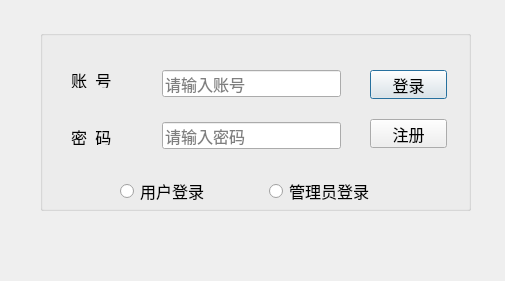
<?xml version="1.0" encoding="UTF-8"?>
<ui version="4.0">
 <class>Dialog</class>
 <widget class="QDialog" name="Dialog">
  <property name="geometry">
   <rect>
    <x>0</x>
    <y>0</y>
    <width>505</width>
    <height>281</height>
   </rect>
  </property>
  <property name="windowTitle">
   <string>聊城市鲁昌保安服务有限公司信息管理系统</string>
  </property>
  <widget class="QGroupBox" name="groupBox">
   <property name="geometry">
    <rect>
     <x>40</x>
     <y>30</y>
     <width>431</width>
     <height>181</height>
    </rect>
   </property>
   <property name="title">
    <string/>
   </property>
   <widget class="QWidget" name="layoutWidget">
    <property name="geometry">
     <rect>
      <x>31</x>
      <y>41</y>
      <width>66</width>
      <height>74</height>
     </rect>
    </property>
    <layout class="QVBoxLayout" name="verticalLayout">
     <property name="spacing">
      <number>40</number>
     </property>
     <item>
      <widget class="QLabel" name="label">
       <property name="font">
        <font>
         <family>楷体</family>
         <pointsize>12</pointsize>
        </font>
       </property>
       <property name="text">
        <string>账  号</string>
       </property>
      </widget>
     </item>
     <item>
      <widget class="QLabel" name="label_2">
       <property name="font">
        <font>
         <family>楷体</family>
         <pointsize>12</pointsize>
        </font>
       </property>
       <property name="layoutDirection">
        <enum>Qt::LeftToRight</enum>
       </property>
       <property name="text">
        <string>密  码</string>
       </property>
      </widget>
     </item>
    </layout>
   </widget>
   <widget class="QWidget" name="layoutWidget">
    <property name="geometry">
     <rect>
      <x>110</x>
      <y>40</y>
      <width>191</width>
      <height>79</height>
     </rect>
    </property>
    <layout class="QVBoxLayout" name="verticalLayout_2">
     <property name="spacing">
      <number>25</number>
     </property>
     <property name="leftMargin">
      <number>12</number>
     </property>
     <item>
      <widget class="QLineEdit" name="lineEdit">
       <property name="font">
        <font>
         <family>Times New Roman</family>
         <pointsize>12</pointsize>
        </font>
       </property>
       <property name="placeholderText">
        <string>请输入账号</string>
       </property>
      </widget>
     </item>
     <item>
      <widget class="QLineEdit" name="lineEdit_3">
       <property name="font">
        <font>
         <family>Agency FB</family>
         <pointsize>12</pointsize>
        </font>
       </property>
       <property name="toolTip">
        <string>请输入密码</string>
       </property>
       <property name="echoMode">
        <enum>QLineEdit::Password</enum>
       </property>
       <property name="placeholderText">
        <string>请输入密码</string>
       </property>
      </widget>
     </item>
    </layout>
   </widget>
   <widget class="QWidget" name="layoutWidget">
    <property name="geometry">
     <rect>
      <x>330</x>
      <y>40</y>
      <width>77</width>
      <height>78</height>
     </rect>
    </property>
    <layout class="QVBoxLayout" name="verticalLayout_3">
     <property name="spacing">
      <number>20</number>
     </property>
     <item>
      <widget class="QPushButton" name="pushButton">
       <property name="font">
        <font>
         <family>楷体</family>
         <pointsize>12</pointsize>
        </font>
       </property>
       <property name="text">
        <string>登录</string>
       </property>
      </widget>
     </item>
     <item>
      <widget class="QPushButton" name="pushButton_2">
       <property name="font">
        <font>
         <family>楷体</family>
         <pointsize>12</pointsize>
        </font>
       </property>
       <property name="text">
        <string>注册</string>
       </property>
      </widget>
     </item>
    </layout>
   </widget>
   <widget class="QWidget" name="layoutWidget">
    <property name="geometry">
     <rect>
      <x>80</x>
      <y>150</y>
      <width>252</width>
      <height>22</height>
     </rect>
    </property>
    <layout class="QHBoxLayout" name="horizontalLayout">
     <property name="spacing">
      <number>60</number>
     </property>
     <item>
      <widget class="QRadioButton" name="radioButton">
       <property name="font">
        <font>
         <family>楷体</family>
         <pointsize>12</pointsize>
        </font>
       </property>
       <property name="text">
        <string>用户登录</string>
       </property>
      </widget>
     </item>
     <item>
      <widget class="QRadioButton" name="radioButton_2">
       <property name="font">
        <font>
         <family>楷体</family>
         <pointsize>12</pointsize>
        </font>
       </property>
       <property name="text">
        <string>管理员登录</string>
       </property>
      </widget>
     </item>
    </layout>
   </widget>
  </widget>
 </widget>
 <tabstops>
  <tabstop>lineEdit</tabstop>
  <tabstop>lineEdit_3</tabstop>
  <tabstop>radioButton</tabstop>
  <tabstop>radioButton_2</tabstop>
  <tabstop>pushButton</tabstop>
  <tabstop>pushButton_2</tabstop>
 </tabstops>
 <resources/>
 <connections/>
</ui>
